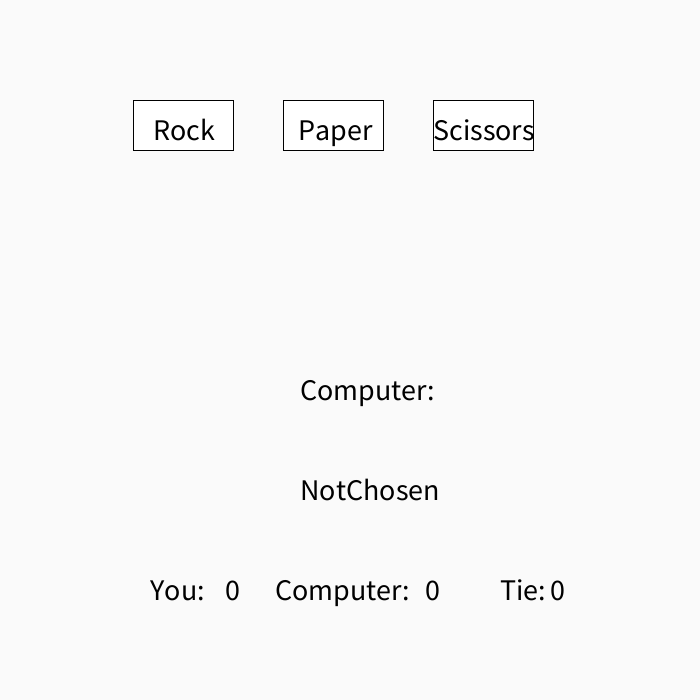
Frame 1 (no input)
Frame 60 (the mouse pressed at the canvas centre just before this capture): identical to frame 1, image omitted
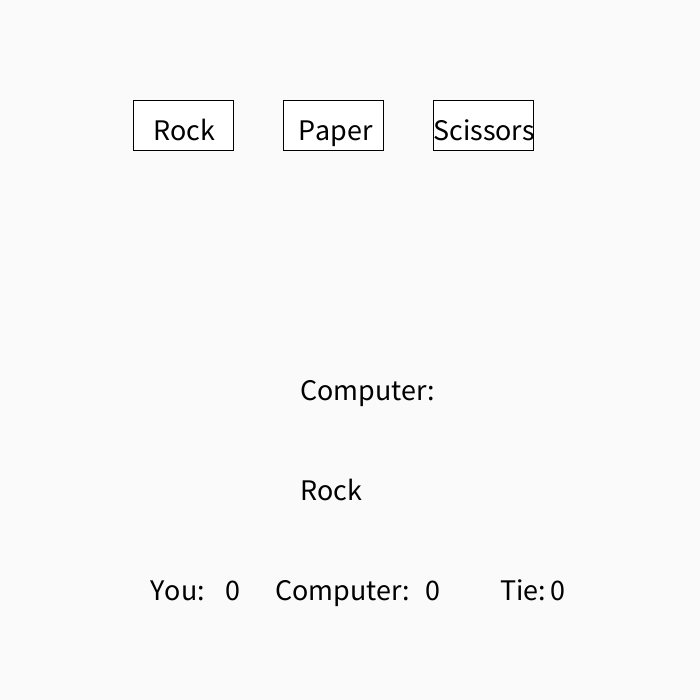
Frame 120 (the mouse held since frame 60 and released just before this capture)

The Processing sketch that drew these frames (run headless with seeded random() and noise(); from frame 60 on, the mouse is pressed at the canvas centre):

// Processing sketch: rock_paper_scissors
// ── rock_paper_scissors.pde
String userChoice = "NotChosen";
float rand;
String computerChoice = "NotChosen";
int you = 0;
int computer = 0;
int tie = 0;
String result = " ";

void setup() {
  size(700, 700);
  textSize(30);
}

void draw() {
  background(250);
  fill(255);

  if (userChoice == "Rock") {
    fill(#59AAFA);
  } else {
    fill (255);
  }
  rect(width/3 - 100, 100, 100, 50);


  if (userChoice == "Paper") {
    fill(#59AAFA);
  } else {
    fill (255);
  }
  rect(width/3 + 50, 100, 100, 50);


  if (userChoice == "Scissors") {
    fill(#59AAFA);
  } else {
    fill(255);
  }
  rect(width/3 + 200, 100, 100, 50);


  fill(0);
  text("Rock", width/3 - 80, 140);
  text("Paper", width/3 + 65, 140);
  text("Scissors", width/3 + 200, 140);

  text("Computer:", 300, 400);
  text(computerChoice, 300, 500);

  text("You:", 150, 600);
  text(you, 225, 600);

  text("Computer:", 275, 600);
  text(computer, 425, 600);

  text("Tie:", 500, 600);
  text(tie, 550, 600);
  text(result, 300, 300);

  
}


void mousePressed() {

  if (mouseX > width/3 - 80 &&
    mouseX < width/3 &&
    mouseY > 100 && mouseY < 150) {
    userChoice = "Rock";
    rand = (int) random(3);
  } else if (mouseX > width/3 + 50 &&
    mouseX < width/3 + 150 &&
    mouseY > 100 && mouseY < 150) {
    userChoice = "Paper";
    rand = (int) random(3);
  } else if (mouseX > width/3 + 200 &&
    mouseX < width/3 + 300 &&
    mouseY > 100 && mouseY < 150) {
    userChoice = "Scissors";
  } else {
    userChoice = "Not Chosen";
  }

  if (rand == 0) {
    computerChoice = "Rock";
  } else if (rand == 1) {
    computerChoice = "Paper";
  } else if (rand == 2) {
    computerChoice = "Scissors";
  } else {
    computerChoice = "Not Chosen";
  }
  
  if ((userChoice == "Rock" && computerChoice == "Scissors")||
    (userChoice == "Scissors" && computerChoice == "Paper")||
    (userChoice == "Paper" && computerChoice == "Rock")) {
    result = "YOU WIN";
    you = you + 1;
  } else if ((userChoice == "Rock" && computerChoice == "Paper")||
    (userChoice == "Scissors" && computerChoice == "Rock")||
    (userChoice == "Paper" && computerChoice == "Scissors")) {
    result = "COMPUTER WINS";
    computer = computer + 1;
  } else if ((userChoice == "Rock" && computerChoice == "Rock")||
    (userChoice == "Scissors" && computerChoice == "Scissors")||
    (userChoice == "Paper" && computerChoice == "Paper")) {
   result = "TIE";
    tie = tie + 1;
  }
}
